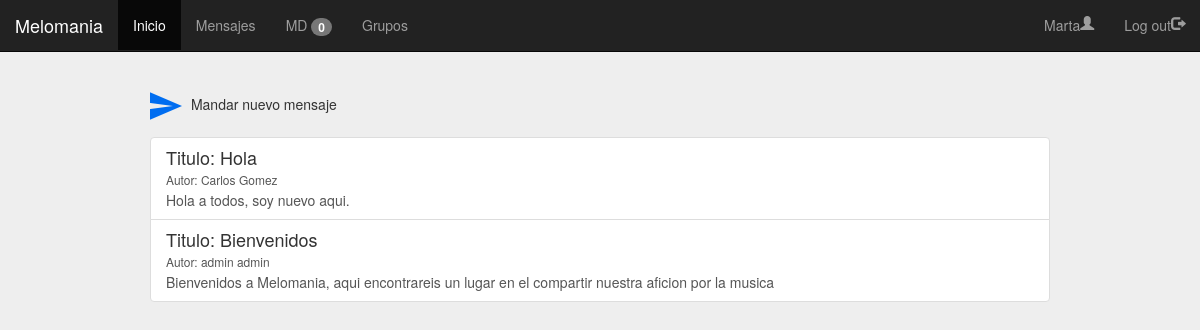
Page /mensajes.php (signed in) on the committed database.
### tables this page shows
CREATE TABLE `mensajes` (
  `id` int(11) NOT NULL,
  `idUsuOrigen` int(11) NOT NULL,
  `idUsuDestino` int(11) DEFAULT NULL,
  `id_grupo` int(11) DEFAULT NULL,
  `titulo` varchar(42) NOT NULL,
  `texto` text NOT NULL,
  `leido` tinyint(1) NOT NULL DEFAULT '0'
);

### modelo/mensajeDAO.php (called while the page is built, shortened)
<?php
  require_once("mensaje.php");
  class MensajeDAO{
      public function getMessagesForEveryone(){
        $mensajesList = array();
        $con = DB::getInstance()->getConnection();
        $consulta = "SELECT mensajes.id, titulo, texto, nombre, apellido, leido FROM mensajes INNER JOIN usuarios ON mensajes.idUsuOrigen = usuarios.id WHERE idUsuDestino is NULL AND id_grupo is NULL ORDER BY id DESC";
        if ($resultado = $con->query($consulta)){
          while($row = $resultado->fetch_row()){
            $mensaje = new Mensaje($row[0], $row[3]." ".$row[4],NULL, NULL,  $row[1], $row[2], $row[5]);
            array_push($mensajesList, $mensaje);
          }
        }
        return $mensajesList;
      }
  }
 ?>

### modelo/mensaje.php (called while the page is built, shortened)
<?php
  class Mensaje{
    private $usuOrigen;
    private $titulo;
    private $texto;
    public function __construct($id, $usuOrigen, $usuDestino, $grupo, $titulo, $texto, $leido){
      $this->usuOrigen = $usuOrigen;
      $this->titulo = $titulo;
      $this->texto = $texto;
    }
    public function getUsuarioOrigen(){
      return $this->usuOrigen;
    }
    public function getTitulo(){
      return $this->titulo;
    }
    public function getTexto(){
      return $this->texto;
    }
  }
 ?>

### mensajes.php (the view, shortened to what this page needs)
<?php session_start();
require_once("modelo/mensajeDAO.php");
?>
<!DOCTYPE html>
<html>
  <head>
    <link rel="stylesheet" type="text/css" href="./style/styles.css">
    <link rel="stylesheet" href="https://maxcdn.bootstrapcdn.com/bootstrap/3.3.7/css/bootstrap.min.css">
  </head>
  <body>
    <?php include ('cabecera.php');?>
    <div class="wrapper">
      <?php
      if (isset($_SESSION["login"])){
      ?>
      <div class="message" data-toggle="modal" data-target="#myModal">
        <img src="./images/send-button.png" ></img>
        <p>Mandar nuevo mensaje</p>
      </div>
      <?php
      }
      ?>
  <div class="list-group">
  <?php
    $menDAO = new MensajeDAO();
    $listMessages = $menDAO->getMessagesForEveryone();
    foreach ($listMessages as $menssage){
    ?>
      <a href="#" class="list-group-item">
        <h4 class="list-group-item-heading">Titulo:  <?php echo $menssage->getTitulo() ?> </h4>
        <h6 class="author">Autor: <?php echo $menssage->getUsuarioOrigen(); ?> </h6>
        <p class="list-group-item-text"> <?php echo $menssage->getTexto(); ?></p>
      </a>
    <?php } ?>
  </div>
</div>
  </body>
</html>

### style/styles.css (style rules this page uses)
body { background: #eee !important; padding-top: 45px; }
.wrapper { margin-top: 45px; margin-bottom: 80px; }
.list-group { width: 75%; margin: auto; }
.author { margin: 0 0 5px 0; }
.message { width: 75%; margin: auto; padding-bottom: 15px; cursor: pointer; }
.message p { display: inline; margin-left: 5px; }

### rows in the picture
mensajes: titulo "Hola", UsuarioOrigen "Carlos Gomez", texto "Hola a todos, soy nuevo aqui."
mensajes: titulo "Bienvenidos", UsuarioOrigen "admin admin", texto "Bienvenidos a Melomania, aqui encontrareis un lugar en el compartir nuestra aficion por la musica"

### other values in the picture
$menDAO->getCountNoReadMessages() "0"
$_SESSION["name"] "Marta"
